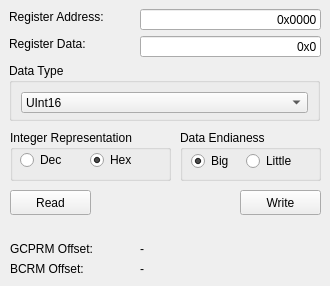
        <widget class="QWidget" name="m_DirectRegisterAccessTab">
         <attribute name="title">
          <string>Direct Register Access</string>
         </attribute>
         <widget class="QLabel" name="label_2">
          <property name="geometry">
           <rect>
            <x>9</x>
            <y>9</y>
            <width>121</width>
            <height>16</height>
           </rect>
          </property>
          <property name="text">
           <string>Register Address:</string>
          </property>
         </widget>
         <widget class="QLabel" name="label_3">
          <property name="geometry">
           <rect>
            <x>9</x>
            <y>36</y>
            <width>121</width>
            <height>16</height>
           </rect>
          </property>
          <property name="text">
           <string>Register Data:</string>
          </property>
         </widget>
         <widget class="QLineEdit" name="m_DirectRegisterAccessAddressLineEdit">
          <property name="geometry">
           <rect>
            <x>140</x>
            <y>9</y>
            <width>181</width>
            <height>21</height>
           </rect>
          </property>
          <property name="text">
           <string>0x0000</string>
          </property>
          <property name="alignment">
           <set>Qt::AlignRight|Qt::AlignTrailing|Qt::AlignVCenter</set>
          </property>
         </widget>
         <widget class="QLineEdit" name="m_DirectRegisterAccessDataLineEdit">
          <property name="geometry">
           <rect>
            <x>140</x>
            <y>36</y>
            <width>181</width>
            <height>21</height>
           </rect>
          </property>
          <property name="minimumSize">
           <size>
            <width>150</width>
            <height>0</height>
           </size>
          </property>
          <property name="text">
           <string>0x0</string>
          </property>
          <property name="alignment">
           <set>Qt::AlignRight|Qt::AlignTrailing|Qt::AlignVCenter</set>
          </property>
         </widget>
         <widget class="QPushButton" name="m_DirectRegisterAccessReadButton">
          <property name="geometry">
           <rect>
            <x>10</x>
            <y>190</y>
            <width>81</width>
            <height>25</height>
           </rect>
          </property>
          <property name="text">
           <string>Read</string>
          </property>
         </widget>
         <widget class="QGroupBox" name="groupBox_2">
          <property name="geometry">
           <rect>
            <x>10</x>
            <y>130</y>
            <width>161</width>
            <height>51</height>
           </rect>
          </property>
          <property name="title">
           <string>Integer Representation</string>
          </property>
          <widget class="QRadioButton" name="m_DataHexRadio">
           <property name="geometry">
            <rect>
             <x>80</x>
             <y>20</y>
             <width>61</width>
             <height>20</height>
            </rect>
           </property>
           <property name="text">
            <string>Hex</string>
           </property>
           <property name="checked">
            <bool>true</bool>
           </property>
          </widget>
          <widget class="QRadioButton" name="m_DataDecRadio">
           <property name="geometry">
            <rect>
             <x>10</x>
             <y>20</y>
             <width>47</width>
             <height>20</height>
            </rect>
           </property>
           <property name="text">
            <string>Dec</string>
           </property>
          </widget>
         </widget>
         <widget class="QGroupBox" name="groupBox">
          <property name="geometry">
           <rect>
            <x>180</x>
            <y>130</y>
            <width>141</width>
            <height>51</height>
           </rect>
          </property>
          <property name="title">
           <string>Data Endianess</string>
          </property>
          <widget class="QRadioButton" name="m_BigEndianessRadio">
           <property name="geometry">
            <rect>
             <x>11</x>
             <y>23</y>
             <width>49</width>
             <height>16</height>
            </rect>
           </property>
           <property name="text">
            <string>Big</string>
           </property>
           <property name="checked">
            <bool>true</bool>
           </property>
          </widget>
          <widget class="QRadioButton" name="m_LittleEndianessRadio">
           <property name="geometry">
            <rect>
             <x>66</x>
             <y>23</y>
             <width>54</width>
             <height>16</height>
            </rect>
           </property>
           <property name="text">
            <string>Little</string>
           </property>
           <property name="checked">
            <bool>false</bool>
           </property>
          </widget>
         </widget>
         <widget class="QGroupBox" name="groupBox_3">
          <property name="geometry">
           <rect>
            <x>9</x>
            <y>63</y>
            <width>311</width>
            <height>58</height>
           </rect>
          </property>
          <property name="title">
           <string>Data Type</string>
          </property>
          <layout class="QGridLayout" name="_2">
           <property name="sizeConstraint">
            <enum>QLayout::SetNoConstraint</enum>
           </property>
           <item row="0" column="0">
            <widget class="QComboBox" name="m_DataTypeCombo">
             <property name="sizePolicy">
              <sizepolicy hsizetype="Preferred" vsizetype="Fixed">
               <horstretch>0</horstretch>
               <verstretch>0</verstretch>
              </sizepolicy>
             </property>
             <property name="minimumSize">
              <size>
               <width>0</width>
               <height>21</height>
              </size>
             </property>
             <property name="currentIndex">
              <number>3</number>
             </property>
             <property name="insertPolicy">
              <enum>QComboBox::NoInsert</enum>
             </property>
             <item>
              <property name="text">
               <string>Int8</string>
              </property>
             </item>
             <item>
              <property name="text">
               <string>UInt8</string>
              </property>
             </item>
             <item>
              <property name="text">
               <string>Int16</string>
              </property>
             </item>
             <item>
              <property name="text">
               <string>UInt16</string>
              </property>
             </item>
             <item>
              <property name="text">
               <string>Int32</string>
              </property>
             </item>
             <item>
              <property name="text">
               <string>UInt32</string>
              </property>
             </item>
             <item>
              <property name="text">
               <string>Int64</string>
              </property>
             </item>
             <item>
              <property name="text">
               <string>UInt64</string>
              </property>
             </item>
             <item>
              <property name="text">
               <string>String64</string>
              </property>
             </item>
            </widget>
           </item>
          </layout>
         </widget>
         <widget class="QPushButton" name="m_DirectRegisterAccessWriteButton">
          <property name="geometry">
           <rect>
            <x>240</x>
            <y>190</y>
            <width>81</width>
            <height>25</height>
           </rect>
          </property>
          <property name="text">
           <string>Write</string>
          </property>
         </widget>
         <widget class="QLabel" name="label_9">
          <property name="geometry">
           <rect>
            <x>10</x>
            <y>260</y>
            <width>121</width>
            <height>17</height>
           </rect>
          </property>
          <property name="text">
           <string>BCRM Offset:</string>
          </property>
         </widget>
         <widget class="QLabel" name="m_BCRMOffset">
          <property name="geometry">
           <rect>
            <x>140</x>
            <y>260</y>
            <width>81</width>
            <height>17</height>
           </rect>
          </property>
          <property name="text">
           <string>-</string>
          </property>
         </widget>
         <widget class="QLabel" name="label_31">
          <property name="geometry">
           <rect>
            <x>10</x>
            <y>240</y>
            <width>121</width>
            <height>17</height>
           </rect>
          </property>
          <property name="text">
           <string>GCPRM Offset:</string>
          </property>
         </widget>
         <widget class="QLabel" name="m_GCPRMOffset">
          <property name="geometry">
           <rect>
            <x>140</x>
            <y>240</y>
            <width>81</width>
            <height>17</height>
           </rect>
          </property>
          <property name="text">
           <string>-</string>
          </property>
         </widget>
        </widget>
